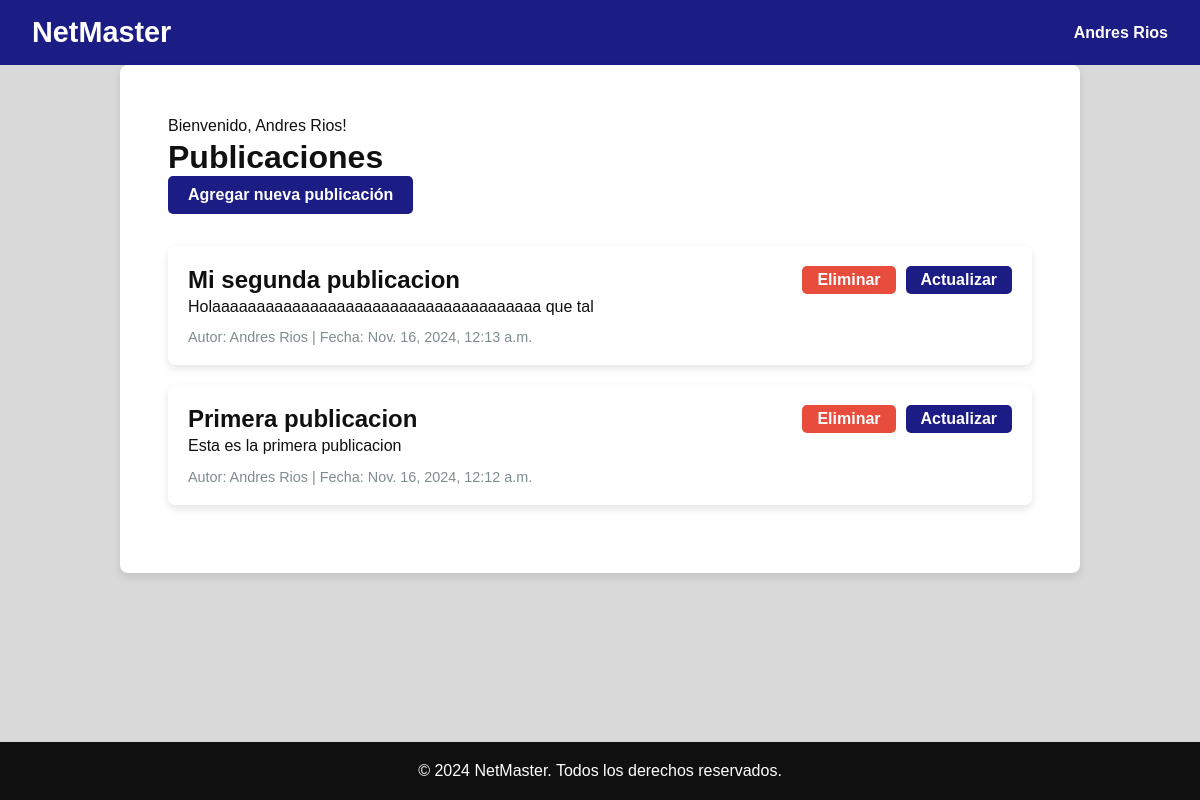
/ (signed in), run on an earlier commit of the app's database.
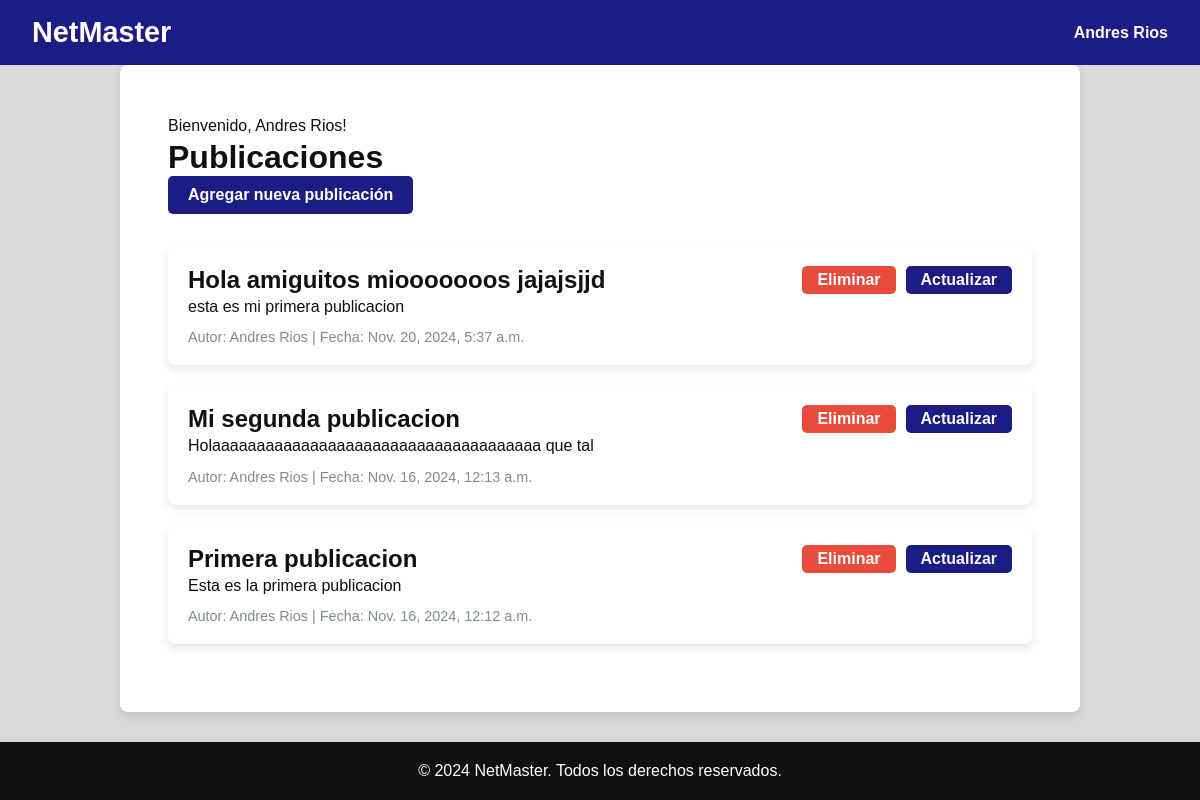
And on a later commit of the database.
### netmaster_app/models.py (models this page shows, shortened)
class Publicacion(models.Model):
    titulo = models.CharField(max_length=200)
    contenido = models.TextField()
    autor = models.ForeignKey(User, on_delete=models.CASCADE)  # Relaciona con el usuario autenticado
    fecha_creacion = models.DateTimeField(default=now)

### netmaster_app/views.py (the view)
# urls.py: path('', views.lista_publicaciones, name='lista_publicaciones'),  # Vista para listar publicaciones
@login_required
def lista_publicaciones(request):
    publicaciones = Publicacion.objects.all().order_by('-fecha_creacion')  # Evita duplicados con .distinct() si es necesario
    return render(request, 'netmaster_app/listar_publicaciones.html', {'publicaciones': publicaciones})

### netmaster_app/templates/netmaster_app/listar_publicaciones.html (shortened to what this page needs)
{% load static %}
<!DOCTYPE html>
<html lang="es">
<head>
    <link rel="stylesheet" href="{% static 'css/listar_publicaciones.css' %}">
</head>
<body>
    <nav class="navbar">
        <div class="logo">
            NetMaster
        </div>
        <div class="user-info">
            {% if user.is_authenticated %}
            <a href="{% url 'perfil_usuario' %}">{{ user.username }}</a>
            {% else %}
            <a href="{% url 'login' %}">Iniciar sesión</a>
            {% endif %}
        </div>
    </nav>
    <div class="container">
        <p>Bienvenido, {{ user.username }}!</p>
        <h1>Publicaciones</h1>
        {% if user.is_authenticated %}
            <a href="{% url 'agregar_publicacion' %}" class="add-publication">Agregar nueva publicación</a>
        {% endif %}
        <ul class="publication-list">
            {% for publicacion in publicaciones %}
                <li>
                    <h2>{{ publicacion.titulo }}</h2>
                    <p>{{ publicacion.contenido }}</p>
                    <small>Autor: {{ publicacion.autor }} | Fecha: {{ publicacion.fecha_creacion }}</small>
                    {% if publicacion.autor == user %}
                        <div class="action-buttons">
                            <a href="{% url 'delete_post' publicacion.id %}" class="delete-button">Eliminar</a>
                            <a href="{% url 'update_post' publicacion.id %}" class="update-button">Actualizar</a>
                        </div>
                    {% endif %}
                </li>
            {% endfor %}
        </ul>
    </div>
    <footer class="footer">
        <p>&copy; 2024 NetMaster. Todos los derechos reservados.</p>
    </footer>
</body>
</html>

### netmaster_app/static/css/listar_publicaciones.css (style rules this page uses)
* { margin: 0; padding: 0; box-sizing: border-box; }
body { font-family: 'Arial', sans-serif; background-color: #d9d9d9; margin: 0; padding: 0; color: #101010; display: flex; flex-direction: column; min-height: 100vh; }
h1, h2 { color: #101010; }
a { color: #1c1c85; text-decoration: none; }
p { line-height: 1.6; }
.container { width: 80%; margin: 0 auto; padding: 3rem; background-color: #FFFFFF; border-radius: 8px; box-shadow: 0 4px 8px rgba(0, 0, 0, 0.1); }
.add-publication { padding: 10px 20px; background-color: #1c1c85; color: white; border-radius: 5px; text-decoration: none; font-weight: bold; display: inline-block; margin-bottom: 2rem; }
.publication-list { list-style: none; padding: 0; }
.publication-list li { width: 100%; background-color: white; border-radius: 8px; margin-bottom: 20px; padding: 20px; box-shadow: 0 4px 8px rgba(0, 0, 0, 0.1); display: flex; flex-direction: column; align-items: flex-start; position: relative; }
.publication-list h2 { margin-top: 0; font-size: 1.5em; color: #101010; }
.publication-list small { display: block; margin-top: 10px; font-size: 0.9em; color: #7f8c8d; }
.action-buttons { position: absolute; top: 20px; right: 20px; display: flex; gap: 10px; }
.delete-button, .update-button { padding: 5px 15px; border-radius: 5px; font-weight: bold; display: inline-block; text-decoration: none; color: white; }
.delete-button { background-color: #e74c3c; }
.update-button { background-color: #1c1c85; }
.navbar { display: flex; justify-content: space-between; align-items: center; padding: 1rem 2rem; background-color: #1c1c85; color: white; }
.navbar .logo { font-size: 1.8rem; font-weight: bold; }
.navbar .user-info { display: flex; align-items: center; }
.navbar .user-info a { margin-left: 1rem; color: white; font-weight: bold; }
.footer { background-color: #101010; color: white; text-align: center; padding: 1rem; margin-top: auto; }

What changed in the data, as far as the page shows it:
added Publicacion: titulo "Hola amiguitos miooooooos jajajsjjd", contenido "esta es mi primera publicacion", autor "Andres Rios", fecha_creacion "Nov. 20, 2024, 5:37 a.m.", shows "Eliminar"
